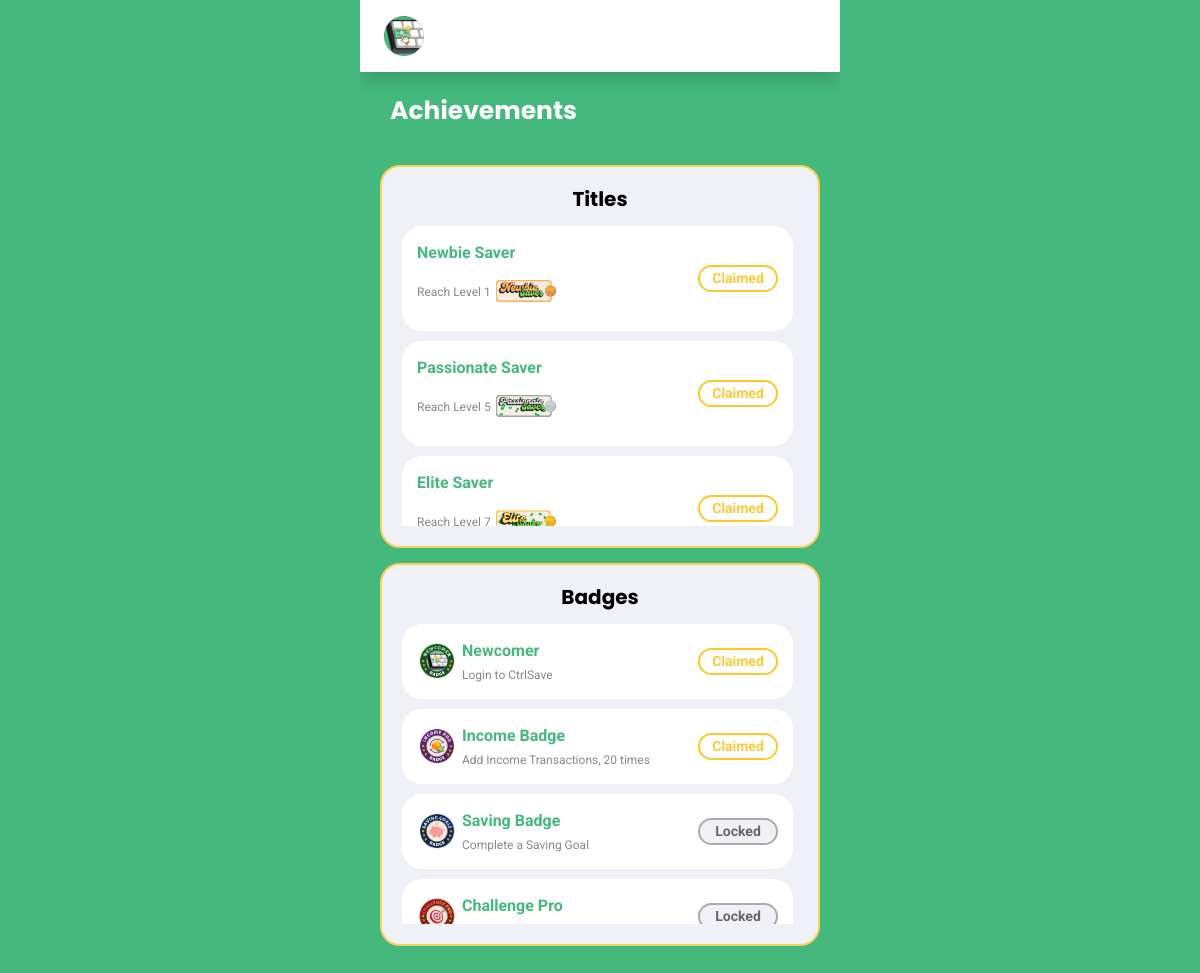
Screenshot of /pages/profile/Achievements.php (signed in) with the database file from the repository.
### tables this page shows
CREATE TABLE `tbl_userachievements` (
  `userAchievementID` int(11) NOT NULL,
  `achievementID` int(11) NOT NULL,
  `userID` int(11) NOT NULL,
  `isClaimed` tinyint(1) NOT NULL,
  `date` timestamp NOT NULL DEFAULT current_timestamp()
);

CREATE TABLE `tbl_achievements` (
  `achievementID` int(11) NOT NULL,
  `achievementName` varchar(100) NOT NULL,
  `icon` varchar(50) NOT NULL,
  `lvl` int(11) NOT NULL,
  `type` varchar(20) NOT NULL,
  `achievementDescription` varchar(500) NOT NULL
);

### assets/shared/connect.php (called while the page is built, shortened)
<?php
  function executeQuery($query){
    $conn = $GLOBALS['conn'];
    return mysqli_query($conn, $query);
  }
?>

### pages/profile/Achievements.php (the view, shortened to what this page needs)
<?php
include("../../assets/shared/connect.php");
$userID = $_SESSION['userID'];
$getLvl = executeQuery("SELECT lvl FROM tbl_userlvl WHERE userID = '$userID'");
$lvlRow = mysqli_fetch_assoc($getLvl);
$userLevel = $lvlRow ? intval($lvlRow['lvl']) : 0;
$incomeCountQuery = executeQuery("
    SELECT COUNT(*) AS total
    FROM tbl_income
    WHERE userID = '$userID'
");
$incomeCount = mysqli_fetch_assoc($incomeCountQuery)['total'] ?? 0;
$savingCountQuery = executeQuery("
    SELECT COUNT(*) AS total
    FROM tbl_savinggoals
    WHERE userID = '$userID' AND status = 'completed'
");
$savingCompleted = mysqli_fetch_assoc($savingCountQuery)['total'] ?? 0;
$query = "
    SELECT
        a.achievementID,
        a.achievementName,
        a.achievementDescription,
        a.icon,
        a.lvl,
        a.type,
        ua.isClaimed,
        ua.date AS claimDate
    FROM tbl_achievements a
    LEFT JOIN tbl_userachievements ua
        ON a.achievementID = ua.achievementID AND ua.userID = '$userID'
    ORDER BY
        CASE
            WHEN a.type = 'title' THEN 1
            WHEN a.type = 'badge' THEN 2
        END ASC,
        CASE
            WHEN a.type = 'title' THEN a.lvl
            WHEN a.type = 'badge' THEN a.achievementID
        END ASC
";
$result = executeQuery($query);
$achievements = [];
while ($row = mysqli_fetch_assoc($result)) {
    if ($row['type'] == 'title') {
        $row['canClaim'] = ($userLevel >= intval($row['lvl']));
    } else if ($row['type'] == 'badge') {
        switch ($row['achievementID']) {
            case 5:
                $row['canClaim'] = true;
                break;
            case 6:
                $row['canClaim'] = ($incomeCount >= 20);
                break;
            case 7:
                $row['canClaim'] = ($savingCompleted >= 1);
                break;
            default:
                $row['canClaim'] = false;
                break;
        }
    }
    $achievements[$row['type']][] = $row;
}
?>
<!DOCTYPE html>
<html lang="en">
<head>
    <link rel="stylesheet" href="../../assets/css/sideBar.css">
    <link href="https://cdn.jsdelivr.net/npm/bootstrap@5.3.3/dist/css/bootstrap.min.css" rel="stylesheet">
</head>
<body>
    <?php include("../../assets/shared/navigationBar.php") ?>
    <div class="page-title">
        Achievements
    </div>
    <?php if (isset($achievements['title'])): ?>
        <section style="padding-bottom: 20px;">
            <div class="achievement-card">
                <h3>Titles</h3>
                <div class="achievement-container">
                    <?php foreach ($achievements['title'] as $ach): ?>
                        <div class="achievement-item" data-achievement-id="<?= $ach['achievementID'] ?>">
                            <div class="achievement-info">
                                <div class="achievement-title"><?= ($ach['achievementName']) ?></div>
                                <div class="achievement-description">
                                    <?= ($ach['achievementDescription']) ?>
                                    <?php if (!empty($ach['icon'])): ?>
                                        <img class="level-badge" src="../../assets/img/challenge/<?= $ach['icon'] ?>">
                                    <?php endif; ?>
                                </div>
                            </div>
                            <?php if ($ach['isClaimed'] == '1'): ?>
                                <button class="claimed" disabled>Claimed</button>
                            <?php elseif (!$ach['canClaim']): ?>
                                <button class="locked" disabled>Locked</button>
                            <?php else: ?>
                                <button class="claim-btn">Claim</button>
                            <?php endif; ?>
                        </div>
                    <?php endforeach; ?>
                </div>
            </div>
        <?php endif; ?>
        <?php if (isset($achievements['badge'])): ?>
            <div class="achievement-card">
                <h3>Badges</h3>
                <div class="achievement-container">
                    <?php foreach ($achievements['badge'] as $ach): ?>
                        <div class="achievement-item" data-achievement-id="<?= $ach['achievementID'] ?>">
                            <?php if (!empty($ach['icon'])): ?>
                                <img src="../../assets/img/challenge/<?= $ach['icon'] ?>" class="achievement-icon">
                            <?php endif; ?>
                            <div class="achievement-info">
                                <div class="achievement-title"><?= ($ach['achievementName']) ?></div>
                                <div class="achievement-description"><?= htmlspecialchars($ach['achievementDescription']) ?>
                                </div>
                            </div>
                            <?php if ($ach['isClaimed'] == '1'): ?>
                                <button class="claimed" disabled>Claimed</button>
                            <?php elseif (!$ach['canClaim']): ?>
                                <button class="locked" disabled>Locked</button>
                            <?php else: ?>
                                <button class="claim-btn">Claim</button>
                            <?php endif; ?>
                        </div>
                    <?php endforeach; ?>
                </div>
            </div>
        <?php endif; ?>
    </section>
</body>
</html>

### assets/css/sideBar.css (style rules this page uses)
html, body { height: 100%; margin: 0; padding: 0; overflow-x: hidden; }
* { box-sizing: border-box; }

### pages/profile/Achievements.php (style rules this page uses)
body { background-color: #44B87D; overflow-x: hidden; overflow-y: auto; font-family: "Roboto", sans-serif; margin: 0; padding: 0; max-width: 480px; margin: 0 auto; }
.page-title { position: sticky; top: 72px; left: 0; right: 0; max-width: 480px; margin: 0 auto; z-index: 50; background-color: #44B87D; padding: 20px 30px; color: #FFFFFF; font-family: "Poppins", sans-serif; font-weight: 605; font-size: 25px; }
.achievement-card { background: #F0F1F6; border-radius: 20px; padding: 20px; margin: 15px 20px; border: 2px solid #F6D25B; }
.achievement-card h3 { margin-bottom: 15px; color: #000000; font-weight: bold; font-family: "Poppins", sans-serif; font-size: 20px; text-align: center; }
.achievement-container { max-height: 300px; overflow-y: auto; padding-right: 5px; }
.achievement-item { display: flex; justify-content: space-between; align-items: center; margin-bottom: 10px; background: #ffffff; padding: 15px; border-radius: 20px; color: #44B87D; min-height: 70px; font-family: "Roboto", sans-serif; }
.achievement-info { flex: 1; }
.achievement-title { font-weight: bold; font-size: 16px; color: #44B87D; margin-bottom: 3px; }
.achievement-description { font-size: 12px; color: #888; display: flex; align-items: center; gap: 5px; }
.achievement-item button.locked { background: #F0F1F6; color: #666; border: 2px solid #aaa; font-weight: bold; border-radius: 20px; font-size: 14px; cursor: not-allowed; min-width: 80px; }
.achievement-item button.claimed { background-color: transparent; color: #FFC727; border-radius: 20px; font-weight: 600; border: 2px solid #FFC727; cursor: default; font-size: 14px; min-width: 80px; }
.achievement-icon { width: 40px; height: 40px; margin-right: 5px; object-fit: contain; }
.level-badge { display: inline-block; width: 60px; height: auto; object-fit: contain; margin-top: 8px; margin-bottom: 10px; }

### rows the page displays
tbl_userachievements: achievementID.achievementName "Newbie Saver", achievementID.achievementDescription "Reach Level 1", achievementID.icon (picture), isClaimed "Claimed"
tbl_userachievements: achievementID.achievementName "Passionate Saver", achievementID.achievementDescription "Reach Level 5", achievementID.icon (picture), isClaimed "Claimed"
tbl_userachievements: achievementID.achievementName "Elite Saver", achievementID.achievementDescription "Reach Level 7", achievementID.icon (picture), isClaimed "Claimed"
tbl_userachievements: achievementID.icon (picture), achievementID.achievementName "Newcomer", achievementID.achievementDescription "Login to CtrlSave", isClaimed "Claimed"
tbl_userachievements: achievementID.icon (picture), achievementID.achievementName "Income Badge", achievementID.achievementDescription "Add Income Transactions, 20 times", isClaimed "Claimed"
tbl_userachievements: achievementID.icon (picture), achievementID.achievementName "Saving Badge", achievementID.achievementDescription "Complete a Saving Goal", isClaimed "Locked"
tbl_userachievements: achievementID.icon (picture), achievementID.achievementName "Challenge Pro", isClaimed "Locked"
